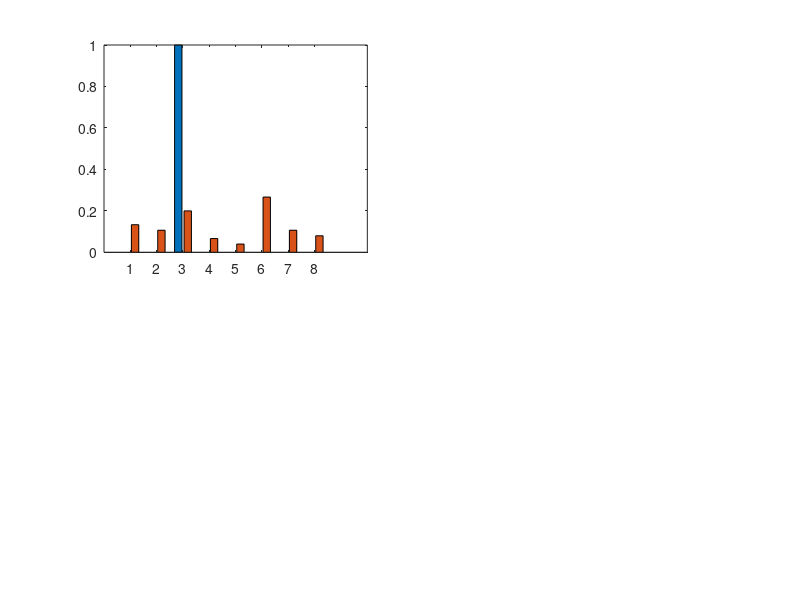

Reproduce this figure in MATLAB. (Note: this script raises an error after producing the figure.)
% 交叉熵损失可视化：贾岛“推敲”之境
clear; clc; close all;

% 1. 定义词表与位置
vocab = {'归', '行', '推', '眠', '知', '敲', '吟', '寻'};
num_words = length(vocab);
idx_tui = 3; % '推'的索引
idx_qiao = 6; % '敲'的索引

% 2. 假设模型输出的预测概率分布 Q (已过Softmax)
% 赋予'推'和'敲'较高的概率，其余分配给其他词
Q = [0.1, 0.08, 0.15, 0.05, 0.03, 0.2, 0.08, 0.06]; 
% 确保概率和为1
Q = Q / sum(Q); 

% 3. 定义两种假设下的真实分布 P (One-hot)
P_tui = zeros(1, num_words); P_tui(idx_tui) = 1;
P_qiao = zeros(1, num_words); P_qiao(idx_qiao) = 1;

% 4. 计算交叉熵 Loss = -sum(P .* log(Q))
% 数值上等价于负对数似然 NLL = -log(Q(true_idx))
loss_tui = -log(Q(idx_tui));
loss_qiao = -log(Q(idx_qiao));

% 打印数值验证
fprintf('--- 数值计算验证 ---\n');
fprintf('假设真实为【推】: 交叉熵公式计算=%.4f, 负对数似然=%.4f\n', -sum(P_tui .* log(Q)), loss_tui);
fprintf('假设真实为【敲】: 交叉熵公式计算=%.4f, 负对数似然=%.4f\n', -sum(P_qiao .* log(Q)), loss_qiao);

% 5. 可视化设置
figure('Name', '推敲之境：交叉熵损失可视化', 'Position', [100, 100, 1000, 700], 'Color', 'w');
x_curve = linspace(0.01, 1, 100);
y_curve = -log(x_curve);
color_true = [0.2 0.6 0.8]; % 蓝色表示真实
color_pred = [0.9 0.5 0.1]; % 橙色表示预测

%% 左列：假设真实标签为“推”
% 图 1: 概率分布对比 (推)
subplot(2, 2, 1);
b1 = bar(1:num_words, [P_tui; Q]', 'grouped');
b1(1).FaceColor = color_true; b1(2).FaceColor = color_pred;
set(gca, 'XTick', 1:num_words, 'XTickLabel', vocab, 'FontName', 'Microsoft YaHei', 'FontSize', 11);
title('概率分布对比 (真实标签：推)', 'FontSize', 12, 'FontWeight', 'bold');
ylabel('概率');
legend({'真实分布 P', '预测分布 Q'}, 'Location', 'northeast');
grid on; set(gca, 'GridAlpha', 0.15);

% 图 3: 对数损失曲线 (推)
subplot(2, 2, 3);
plot(x_curve, y_curve, 'k-', 'LineWidth', 1.5); hold on;
plot(Q(idx_tui), loss_tui, 'ro', 'MarkerSize', 8, 'MarkerFaceColor', 'r');
plot([Q(idx_tui) Q(idx_tui)], [0 loss_tui], 'r--', 'LineWidth', 1);
plot([0 Q(idx_tui)], [loss_tui loss_tui], 'r--', 'LineWidth', 1);
title(sprintf('交叉熵曲线 (损失 = %.3f)', loss_tui), 'FontSize', 12, 'FontWeight', 'bold');
xlabel('预测概率'); ylabel('交叉熵损失');
xlim([0 1]); ylim([0 5]);
grid on; set(gca, 'GridAlpha', 0.15);

%% 右列：假设真实标签为“敲”
% 图 2: 概率分布对比 (敲)
subplot(2, 2, 2);
b2 = bar(1:num_words, [P_qiao; Q]', 'grouped');
b2(1).FaceColor = color_true; b2(2).FaceColor = color_pred;
set(gca, 'XTick', 1:num_words, 'XTickLabel', vocab, 'FontName', 'Microsoft YaHei', 'FontSize', 11);
title('概率分布对比 (真实标签：敲)', 'FontSize', 12, 'FontWeight', 'bold');
ylabel('概率');
legend({'真实分布 P', '预测分布 Q'}, 'Location', 'northwest');
grid on; set(gca, 'GridAlpha', 0.15);

% 图 4: 对数损失曲线 (敲)
subplot(2, 2, 4);
plot(x_curve, y_curve, 'k-', 'LineWidth', 1.5); hold on;
plot(Q(idx_qiao), loss_qiao, 'ro', 'MarkerSize', 8, 'MarkerFaceColor', 'r');
plot([Q(idx_qiao) Q(idx_qiao)], [0 loss_qiao], 'r--', 'LineWidth', 1);
plot([0 Q(idx_qiao)], [loss_qiao loss_qiao], 'r--', 'LineWidth', 1);
title(sprintf('交叉熵曲线 (损失 = %.3f)', loss_qiao), 'FontSize', 12, 'FontWeight', 'bold');
xlabel('预测概率'); ylabel('交叉熵损失');
xlim([0 1]); ylim([0 5]);
grid on; set(gca, 'GridAlpha', 0.15);

% 整体标题
% sgtitle('大语言模型输出层：从“推敲”理解交叉熵与极大似然', 'FontSize', 16, 'FontWeight', 'bold', 'FontName', 'Microsoft YaHei');


% 从词元到嵌入
load('TrainedModel.mat','Parameters','Specifications','vocabulary')
TokenEmbedding = Parameters.TokenEmbedding;
Poems = "鸟宿池边树，僧";
chars = char(Poems);
[~, ind] = ismember(chars, vocabulary);
X = TokenEmbedding(ind,:); 

% 向前传播
numHeads = Specifications.numHeads;
numLayers = Specifications.numLayers;
for L = 1:numLayers

    % 归一化    
    X0 = RMSNorm(X, Parameters.scale(L,:));

    % 注意力机制
    XAttention = attention(X0,Parameters.Wq(:,:,L),Parameters.Wk(:,:,L),Parameters.Wv(:,:,L),Parameters.Wo(:,:,L),numHeads);   

    % 残差网络：保留原输入信号，注意力模块提供增量
    X1 = X + XAttention;

    % 下面进入传统的前馈神经网络   
    X2 = RMSNorm(X1, Parameters.scale(numLayers+L,:));

    % 残差形式的前馈网络
    Result3 = SwiGLU(X2,Parameters.W0(:,:,L), Parameters.b0(:,:,L),Parameters.W1(:,:,L), Parameters.b1(:,:,L), Parameters.W2(:,:,L), Parameters.b2(:,:,L));    
    X3 = X1 + Result3;   

    % 本层输出更新为下一层的输入！
    X = X3;
end

% 进入输出层之前再做一次归一化，防止残差网络方差膨胀
X3Norm = RMSNorm(X3, Parameters.scale(2*numLayers+1,:));

% 输出层（神经元数量扩展到三千词表量）
% 对词表中每个词评分（预测词与词表中各词的相关性）
Score = X3Norm * Parameters.W + Parameters.b;

% 多元逻辑斯蒂模型: Softmax概率分布
logProb = Score - max(Score, [], 2);
ProbRaw = exp(logProb);
Prob = ProbRaw ./ sum(ProbRaw, 2);

% 最后一行是对下一个字的预测概率
prob = Prob(end,:);

% 最高概率的十个预测词
[p,ind] = maxk(prob,10);
words = vocabulary(ind);
disp(array2table(p','rowNames',string(words')));

% 似然函数
[~, TargetLabel] = ismember(char("宿池边树，僧敲"), vocabulary);
[N,v] = size(Prob);
linearIdx = sub2ind([N, v], (1:N), TargetLabel); 
targetProb = Prob(linearIdx); 
loss = sum(-log(targetProb)+1e-9)/N;
